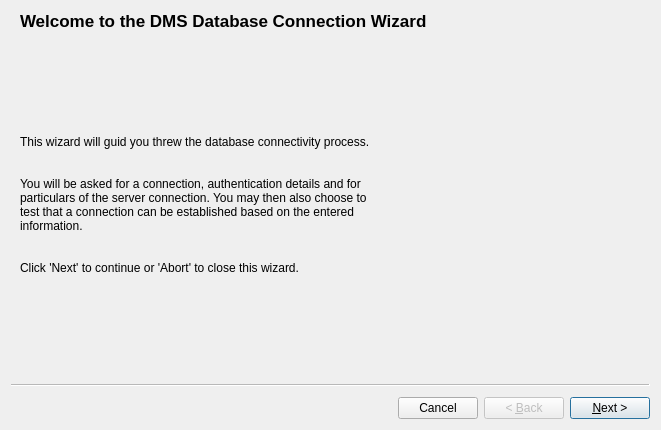
<?xml version="1.0" encoding="UTF-8"?>
<ui version="4.0">
 <class>UiConnectionWizard</class>
 <widget class="QWizard" name="UiConnectionWizard">
  <property name="geometry">
   <rect>
    <x>0</x>
    <y>0</y>
    <width>661</width>
    <height>430</height>
   </rect>
  </property>
  <property name="minimumSize">
   <size>
    <width>661</width>
    <height>430</height>
   </size>
  </property>
  <property name="maximumSize">
   <size>
    <width>660</width>
    <height>430</height>
   </size>
  </property>
  <property name="windowTitle">
   <string>DMS - Database Connection Wizard</string>
  </property>
  <property name="windowIcon">
   <iconset resource="../../resource/dmsystem.qrc">
    <normaloff>:/db</normaloff>:/db</iconset>
  </property>
  <property name="modal">
   <bool>true</bool>
  </property>
  <property name="options">
   <set>QWizard::CancelButtonOnLeft|QWizard::NoDefaultButton</set>
  </property>
  <widget class="QWizardPage" name="mWelocmePage">
   <property name="title">
    <string>Welcome to the DMS Database Connection Wizard</string>
   </property>
   <layout class="QVBoxLayout" name="verticalLayout">
    <item>
     <spacer name="verticalSpacerWelcomeTop">
      <property name="orientation">
       <enum>Qt::Vertical</enum>
      </property>
      <property name="sizeHint" stdset="0">
       <size>
        <width>20</width>
        <height>78</height>
       </size>
      </property>
     </spacer>
    </item>
    <item>
     <widget class="QLabel" name="labelWelcomeInfo">
      <property name="text">
       <string>This wizard will guid you threw the database connectivity process.


You will be asked for a connection, authentication details and for 
particulars of the server connection. You may then also choose to
test that a connection can be established based on the entered
information.


Click 'Next' to continue or 'Abort' to close this wizard.</string>
      </property>
     </widget>
    </item>
    <item>
     <spacer name="verticalSpacerWelcomeBottom">
      <property name="orientation">
       <enum>Qt::Vertical</enum>
      </property>
      <property name="sizeHint" stdset="0">
       <size>
        <width>20</width>
        <height>41</height>
       </size>
      </property>
     </spacer>
    </item>
   </layout>
  </widget>
  <widget class="QWizardPage" name="mSetupPage">
   <property name="title">
    <string>Authentication / Connection</string>
   </property>
   <layout class="QVBoxLayout" name="verticalLayout_4">
    <item>
     <widget class="QLabel" name="labelAuthenticationInfo">
      <property name="text">
       <string>A username and password is usually used to authenticate your
connection. Enter your username and password below if one is
required.</string>
      </property>
     </widget>
    </item>
    <item>
     <layout class="QHBoxLayout" name="horizontalLayoutAuthentication">
      <property name="topMargin">
       <number>5</number>
      </property>
      <item>
       <layout class="QVBoxLayout" name="verticalLayoutUsername">
        <item>
         <widget class="QLabel" name="labelUsername">
          <property name="text">
           <string>Username</string>
          </property>
          <property name="buddy">
           <cstring>mLineEditUsername</cstring>
          </property>
         </widget>
        </item>
        <item>
         <widget class="QLineEdit" name="mLineEditUsername"/>
        </item>
       </layout>
      </item>
      <item>
       <layout class="QVBoxLayout" name="verticalLayoutPassword">
        <item>
         <widget class="QLabel" name="labelPassword">
          <property name="text">
           <string>Password</string>
          </property>
          <property name="buddy">
           <cstring>mLineEditPassword</cstring>
          </property>
         </widget>
        </item>
        <item>
         <widget class="QLineEdit" name="mLineEditPassword">
          <property name="echoMode">
           <enum>QLineEdit::Password</enum>
          </property>
         </widget>
        </item>
       </layout>
      </item>
     </layout>
    </item>
    <item>
     <spacer name="verticalSpacerSetupMiddle">
      <property name="orientation">
       <enum>Qt::Vertical</enum>
      </property>
      <property name="sizeHint" stdset="0">
       <size>
        <width>20</width>
        <height>15</height>
       </size>
      </property>
     </spacer>
    </item>
    <item>
     <widget class="QLabel" name="labelHostInfo">
      <property name="text">
       <string>The host name uniquely identifies the computer on which the 
database server is installed. The database listening on a specific
TCP/IP port. Enter the details for your database connection below.</string>
      </property>
     </widget>
    </item>
    <item>
     <layout class="QHBoxLayout" name="horizontalLayoutHost">
      <property name="topMargin">
       <number>5</number>
      </property>
      <item>
       <layout class="QVBoxLayout" name="verticalLayoutHost">
        <item>
         <widget class="QLabel" name="labelHost">
          <property name="text">
           <string>Hostname or IP address</string>
          </property>
          <property name="buddy">
           <cstring>mLineEditHost</cstring>
          </property>
         </widget>
        </item>
        <item>
         <widget class="QLineEdit" name="mLineEditHost"/>
        </item>
       </layout>
      </item>
      <item>
       <layout class="QVBoxLayout" name="verticalLayoutPort">
        <item>
         <widget class="QLabel" name="labelPort">
          <property name="text">
           <string>Port</string>
          </property>
          <property name="buddy">
           <cstring>mSpinBoxPort</cstring>
          </property>
         </widget>
        </item>
        <item>
         <widget class="QSpinBox" name="mSpinBoxPort">
          <property name="alignment">
           <set>Qt::AlignRight|Qt::AlignTrailing|Qt::AlignVCenter</set>
          </property>
          <property name="minimum">
           <number>1</number>
          </property>
          <property name="maximum">
           <number>65535</number>
          </property>
          <property name="value">
           <number>3306</number>
          </property>
         </widget>
        </item>
       </layout>
      </item>
     </layout>
    </item>
    <item>
     <layout class="QHBoxLayout" name="horizontalLayoutTestConnection">
      <item>
       <spacer name="horizontalSpacerTestConnection">
        <property name="orientation">
         <enum>Qt::Horizontal</enum>
        </property>
        <property name="sizeHint" stdset="0">
         <size>
          <width>40</width>
          <height>20</height>
         </size>
        </property>
       </spacer>
      </item>
      <item>
       <widget class="QPushButton" name="mButtonTestConnection">
        <property name="text">
         <string>Test connection</string>
        </property>
        <property name="icon">
         <iconset resource="../../resource/dmsystem.qrc">
          <normaloff>:/reload</normaloff>:/reload</iconset>
        </property>
        <property name="autoDefault">
         <bool>false</bool>
        </property>
       </widget>
      </item>
     </layout>
    </item>
   </layout>
  </widget>
 </widget>
 <tabstops>
  <tabstop>mLineEditUsername</tabstop>
  <tabstop>mLineEditPassword</tabstop>
  <tabstop>mLineEditHost</tabstop>
  <tabstop>mSpinBoxPort</tabstop>
  <tabstop>mButtonTestConnection</tabstop>
 </tabstops>
 <resources>
  <include location="../../resource/dmsystem.qrc"/>
 </resources>
 <connections/>
</ui>
